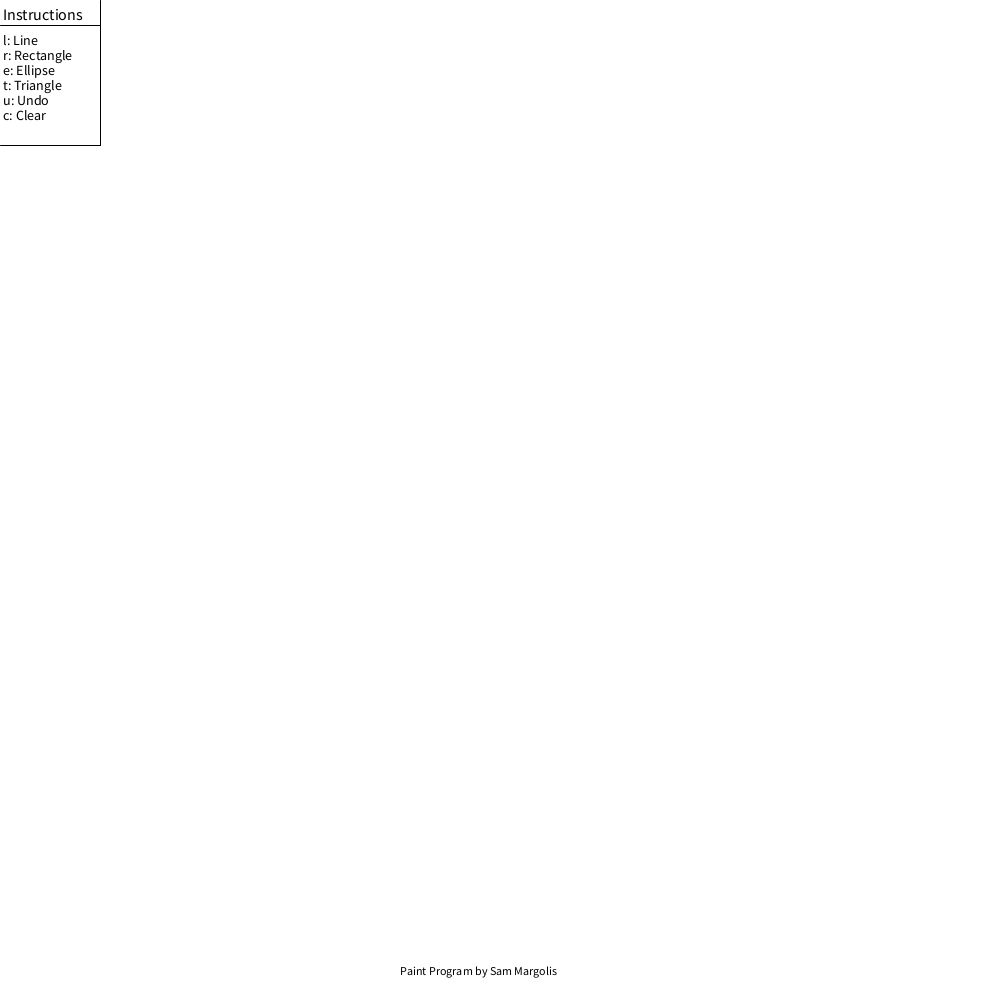
Frame 1 (no input)
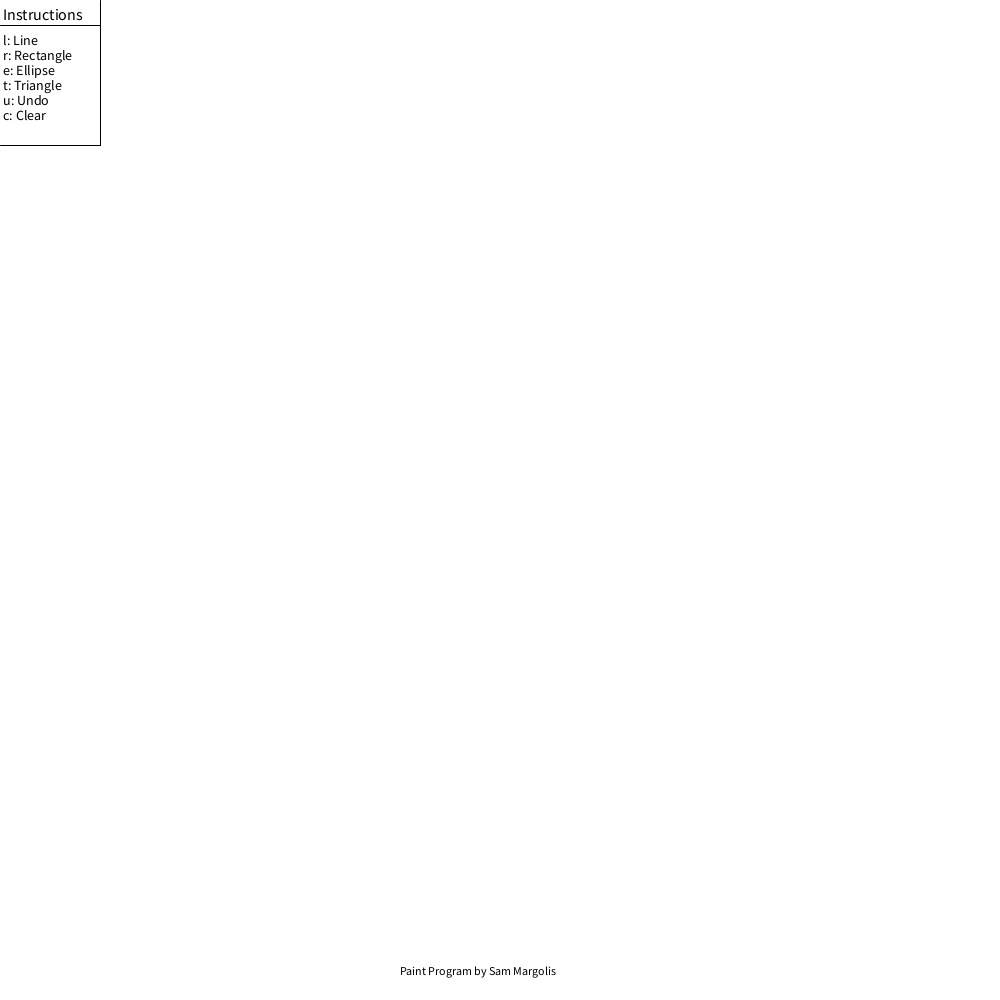
Frame 60 (the mouse pressed at the canvas centre just before this capture)
Frame 120 (the mouse held since frame 60 and released just before this capture): identical to frame 60, image omitted

The Processing sketch that drew these frames (run headless with seeded random() and noise(); from frame 60 on, the mouse is pressed at the canvas centre):

// Processing sketch: paint
// ── paint.pde
/*///////////////////////
//Sam Margolis         //
//3-20-2014            //
//Intermediate Comp Sci//
//Paint Program        //
///////////////////////*/




PaintProgram program;

void setup() {
  size(1000, 1000);
  program = new PaintProgram();
}

void draw() {
  background(255);
  
  //title
  textSize(12);
  fill(0);
  text("Paint Program by Sam Margolis", 400, 975);
  
  //instruct box
  line(100, 0, 100, 145);
  line(0, 145, 100, 145);
  
  textSize(16);
  fill(0);
  text("Instructions", 3, 20);
  line(0, 25, 100, 25);

  //Instructions
  textSize(14);
  fill(0);
  text("l: Line", 3, 45);
  text("r: Rectangle", 3, 60);
  text("e: Ellipse", 3, 75);
  text("t: Triangle", 3, 90);
  text("u: Undo", 3, 105);
  text("c: Clear", 3, 120);


  program.display();
}

void keyPressed() {
  program.action(key);
}

void mousePressed() {
  if (mouseX < 100 && mouseY < 500) {
    return;
  }
  else {
    program.createshape();
  }
}

void mouseDragged() {
  program.objectsize();
}


// ── Circle.pde
class Circle implements DrawableObject {

  int x;
  int y;
  int w;
  int h;


  Circle() {
    x = mouseX;
    y = mouseY;
    w = 1;
    h = 1;
  }

  void draw() {
    fill(59, 8, 61);
    ellipse(x, y, w, h);
  }



  void update() {
    w = mouseX - x;
    h = mouseY - y;
  }
}

// ── DrawableObject.pde
interface DrawableObject {
  void draw();
  void update();
}

// ── Line.pde
class Line implements DrawableObject {

  int x;
  int y;
  int xx;
  int yy;


  Line() {
    x = mouseX;
    y = mouseY;
    
  }

  void draw() {
    stroke(0);
    line(x, y, xx, yy);
  }

  void update() {
    xx = mouseX;
    yy = mouseY;
  }
  
  void mouseDragged() {
    xx = xx + 3;
    yy = yy + 3;
  }
}


// ── PaintProgram.pde
class PaintProgram {

  int shape = 0;

  ArrayList<DrawableObject> d;
  PaintProgram() {
    d = new ArrayList<DrawableObject>();
  }



  void display() {
    for (DrawableObject q: d) {
      q.draw();
    }
  }


  void action(char key) {
    if (key == 'l') {
      shape = 1;
    }
    if (key == 'r') {
      shape = 2;
    }
    if (key == 'e') {
      shape = 3;
    }
    if (key == 't') {
      shape = 4;
    }
    if (key == 'c') {
      d.clear();
    }
    if (key == 'u') {
      for (int a = 0; a < d.size() - 1; a++) {
        d.remove(d.size() - 1);
      }
    }
  }

  void createshape() {
    if (shape == 0) {
    }
    if (shape == 1) {
      d.add(new Line());
    }
    if (shape == 2) {
      d.add(new Rectangle());
    }
    if (shape == 3) {
      d.add(new Circle());
    }
    if (shape == 4) {
      d.add(new Triangle());
    }
  }

  void objectsize() {
    if (d.size() > 0) {
      d.get(d.size()-1).update();
    }
  }
  }



// ── Rectangle.pde
class Rectangle implements DrawableObject {

  int x;
  int y;
  int w;
  int h;


  Rectangle() {
    x = mouseX;
    y = mouseY;
    w = 1;
    h = 1;
  }

  void draw() {
    fill(57, 112, 54);
    rect(x, y, w, h);
  }



  void update() {
    w = mouseX - x;
    h = mouseY - y;
  }
}




// ── Triangle.pde
class Triangle implements DrawableObject {

  int x;
  int y;
  int xx;
  int yy;
  int xxx;
  int yyy;

  Triangle() {
    x = mouseX;
    y = mouseY;
    xx = mouseX;
    yy = mouseY;
    xxx = mouseX - 50;
    yyy = mouseY;
  }

  void draw() {
    fill(103, 48, 112);
    triangle(x, y, xx, yy, xxx, yyy);
  }


  void update() {
    xx = mouseX;
    yy = mouseY;
  }

}
